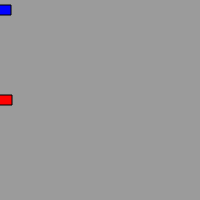
Frame 1 (no input)
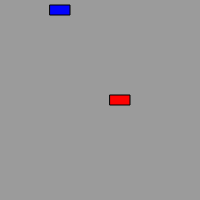
Frame 60 (no input)
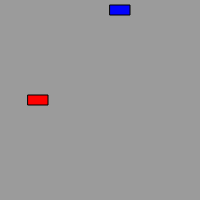
Frame 120 (the mouse pressed at the canvas centre since frame 60)

The p5.js sketch that drew these frames (run headless with seeded random() and noise() and a simulated clock; from frame 60 on, the mouse is pressed at the canvas centre):

// p5.js sketch
// ── sketch.js
let car1;
let car2;

function setup() {
	createCanvas(200, 200);
	car1 = new Car(color(255, 0, 0), 0, 100, 2);
	car2 = new Car(color(0, 0, 255), 0, 10, 1);
}

function draw() {
	background(155);
	car1.move();
	car1.display();
	car2.move();
	car2.display();
}
// ── car.js
class Car {
	constructor(c, xpos, ypos, xspeed) {
		this.c = c;
		this.xpos = xpos;
		this.ypos = ypos;
		this.xspeed = xspeed;
	}

	// Functionality
	display() {
		rectMode(CENTER);
		fill(this.c);
		rect(this.xpos, this.ypos, 20, 10);
	}

	move() {
		this.xpos += this.xspeed;
		if (this.xpos > width) {
			this.xpos = 0;
		}
	}
}
